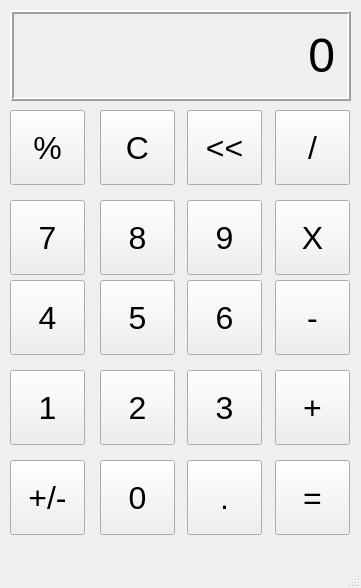
<?xml version="1.0" encoding="UTF-8"?>
<ui version="4.0">
 <class>MainWindow</class>
 <widget class="QMainWindow" name="MainWindow">
  <property name="geometry">
   <rect>
    <x>0</x>
    <y>0</y>
    <width>361</width>
    <height>588</height>
   </rect>
  </property>
  <property name="windowTitle">
   <string>calculator</string>
  </property>
  <widget class="QWidget" name="centralwidget">
   <widget class="QLabel" name="outputLabel">
    <property name="geometry">
     <rect>
      <x>10</x>
      <y>10</y>
      <width>341</width>
      <height>91</height>
     </rect>
    </property>
    <property name="font">
     <font>
      <pointsize>36</pointsize>
     </font>
    </property>
    <property name="frameShape">
     <enum>QFrame::Box</enum>
    </property>
    <property name="frameShadow">
     <enum>QFrame::Raised</enum>
    </property>
    <property name="lineWidth">
     <number>2</number>
    </property>
    <property name="text">
     <string>0</string>
    </property>
    <property name="alignment">
     <set>Qt::AlignRight|Qt::AlignTrailing|Qt::AlignVCenter</set>
    </property>
    <property name="margin">
     <number>10</number>
    </property>
   </widget>
   <widget class="QPushButton" name="percent_button">
    <property name="geometry">
     <rect>
      <x>10</x>
      <y>110</y>
      <width>75</width>
      <height>75</height>
     </rect>
    </property>
    <property name="font">
     <font>
      <pointsize>24</pointsize>
     </font>
    </property>
    <property name="text">
     <string>%</string>
    </property>
   </widget>
   <widget class="QPushButton" name="pushButton_2">
    <property name="geometry">
     <rect>
      <x>100</x>
      <y>110</y>
      <width>75</width>
      <height>75</height>
     </rect>
    </property>
    <property name="font">
     <font>
      <pointsize>24</pointsize>
     </font>
    </property>
    <property name="text">
     <string>X</string>
    </property>
   </widget>
   <widget class="QPushButton" name="pushButton_3">
    <property name="geometry">
     <rect>
      <x>187</x>
      <y>110</y>
      <width>75</width>
      <height>75</height>
     </rect>
    </property>
    <property name="font">
     <font>
      <pointsize>24</pointsize>
     </font>
    </property>
    <property name="text">
     <string>X</string>
    </property>
   </widget>
   <widget class="QPushButton" name="pushButton_4">
    <property name="geometry">
     <rect>
      <x>275</x>
      <y>110</y>
      <width>75</width>
      <height>75</height>
     </rect>
    </property>
    <property name="font">
     <font>
      <pointsize>24</pointsize>
     </font>
    </property>
    <property name="text">
     <string>X</string>
    </property>
   </widget>
   <widget class="QPushButton" name="c_button">
    <property name="geometry">
     <rect>
      <x>100</x>
      <y>110</y>
      <width>75</width>
      <height>75</height>
     </rect>
    </property>
    <property name="font">
     <font>
      <pointsize>24</pointsize>
     </font>
    </property>
    <property name="text">
     <string>C</string>
    </property>
   </widget>
   <widget class="QPushButton" name="arrow_button">
    <property name="geometry">
     <rect>
      <x>187</x>
      <y>110</y>
      <width>75</width>
      <height>75</height>
     </rect>
    </property>
    <property name="font">
     <font>
      <pointsize>24</pointsize>
     </font>
    </property>
    <property name="text">
     <string>&lt;&lt;</string>
    </property>
   </widget>
   <widget class="QPushButton" name="divide_button">
    <property name="geometry">
     <rect>
      <x>275</x>
      <y>110</y>
      <width>75</width>
      <height>75</height>
     </rect>
    </property>
    <property name="font">
     <font>
      <pointsize>24</pointsize>
     </font>
    </property>
    <property name="text">
     <string>/</string>
    </property>
   </widget>
   <widget class="QPushButton" name="seven_button">
    <property name="geometry">
     <rect>
      <x>10</x>
      <y>200</y>
      <width>75</width>
      <height>75</height>
     </rect>
    </property>
    <property name="font">
     <font>
      <pointsize>24</pointsize>
     </font>
    </property>
    <property name="text">
     <string>7</string>
    </property>
   </widget>
   <widget class="QPushButton" name="nine_button">
    <property name="geometry">
     <rect>
      <x>187</x>
      <y>200</y>
      <width>75</width>
      <height>75</height>
     </rect>
    </property>
    <property name="font">
     <font>
      <pointsize>24</pointsize>
     </font>
    </property>
    <property name="text">
     <string>9</string>
    </property>
   </widget>
   <widget class="QPushButton" name="multiply_button">
    <property name="geometry">
     <rect>
      <x>275</x>
      <y>200</y>
      <width>75</width>
      <height>75</height>
     </rect>
    </property>
    <property name="font">
     <font>
      <pointsize>24</pointsize>
     </font>
    </property>
    <property name="text">
     <string>X</string>
    </property>
   </widget>
   <widget class="QPushButton" name="eight_button">
    <property name="geometry">
     <rect>
      <x>100</x>
      <y>200</y>
      <width>75</width>
      <height>75</height>
     </rect>
    </property>
    <property name="font">
     <font>
      <pointsize>24</pointsize>
     </font>
    </property>
    <property name="text">
     <string>8</string>
    </property>
   </widget>
   <widget class="QPushButton" name="four_button">
    <property name="geometry">
     <rect>
      <x>10</x>
      <y>280</y>
      <width>75</width>
      <height>75</height>
     </rect>
    </property>
    <property name="font">
     <font>
      <pointsize>24</pointsize>
     </font>
    </property>
    <property name="text">
     <string>4</string>
    </property>
   </widget>
   <widget class="QPushButton" name="six_button">
    <property name="geometry">
     <rect>
      <x>187</x>
      <y>280</y>
      <width>75</width>
      <height>75</height>
     </rect>
    </property>
    <property name="font">
     <font>
      <pointsize>24</pointsize>
     </font>
    </property>
    <property name="text">
     <string>6</string>
    </property>
   </widget>
   <widget class="QPushButton" name="minus_button">
    <property name="geometry">
     <rect>
      <x>275</x>
      <y>280</y>
      <width>75</width>
      <height>75</height>
     </rect>
    </property>
    <property name="font">
     <font>
      <pointsize>24</pointsize>
     </font>
    </property>
    <property name="text">
     <string>-</string>
    </property>
   </widget>
   <widget class="QPushButton" name="five_button">
    <property name="geometry">
     <rect>
      <x>100</x>
      <y>280</y>
      <width>75</width>
      <height>75</height>
     </rect>
    </property>
    <property name="font">
     <font>
      <pointsize>24</pointsize>
     </font>
    </property>
    <property name="text">
     <string>5</string>
    </property>
   </widget>
   <widget class="QPushButton" name="one_button">
    <property name="geometry">
     <rect>
      <x>10</x>
      <y>370</y>
      <width>75</width>
      <height>75</height>
     </rect>
    </property>
    <property name="font">
     <font>
      <pointsize>24</pointsize>
     </font>
    </property>
    <property name="text">
     <string>1</string>
    </property>
   </widget>
   <widget class="QPushButton" name="three_button">
    <property name="geometry">
     <rect>
      <x>187</x>
      <y>370</y>
      <width>75</width>
      <height>75</height>
     </rect>
    </property>
    <property name="font">
     <font>
      <pointsize>24</pointsize>
     </font>
    </property>
    <property name="text">
     <string>3</string>
    </property>
   </widget>
   <widget class="QPushButton" name="plus_button">
    <property name="geometry">
     <rect>
      <x>275</x>
      <y>370</y>
      <width>75</width>
      <height>75</height>
     </rect>
    </property>
    <property name="font">
     <font>
      <pointsize>24</pointsize>
     </font>
    </property>
    <property name="text">
     <string>+</string>
    </property>
   </widget>
   <widget class="QPushButton" name="two_button">
    <property name="geometry">
     <rect>
      <x>100</x>
      <y>370</y>
      <width>75</width>
      <height>75</height>
     </rect>
    </property>
    <property name="font">
     <font>
      <pointsize>24</pointsize>
     </font>
    </property>
    <property name="text">
     <string>2</string>
    </property>
   </widget>
   <widget class="QPushButton" name="plus_minus_button">
    <property name="geometry">
     <rect>
      <x>10</x>
      <y>460</y>
      <width>75</width>
      <height>75</height>
     </rect>
    </property>
    <property name="font">
     <font>
      <pointsize>24</pointsize>
     </font>
    </property>
    <property name="text">
     <string>+/-</string>
    </property>
   </widget>
   <widget class="QPushButton" name="decimal_button">
    <property name="geometry">
     <rect>
      <x>187</x>
      <y>460</y>
      <width>75</width>
      <height>75</height>
     </rect>
    </property>
    <property name="font">
     <font>
      <pointsize>24</pointsize>
     </font>
    </property>
    <property name="text">
     <string>.</string>
    </property>
   </widget>
   <widget class="QPushButton" name="equal_button">
    <property name="geometry">
     <rect>
      <x>275</x>
      <y>460</y>
      <width>75</width>
      <height>75</height>
     </rect>
    </property>
    <property name="font">
     <font>
      <pointsize>24</pointsize>
     </font>
    </property>
    <property name="text">
     <string>=</string>
    </property>
   </widget>
   <widget class="QPushButton" name="zero_button">
    <property name="geometry">
     <rect>
      <x>100</x>
      <y>460</y>
      <width>75</width>
      <height>75</height>
     </rect>
    </property>
    <property name="font">
     <font>
      <pointsize>24</pointsize>
     </font>
    </property>
    <property name="text">
     <string>0</string>
    </property>
   </widget>
  </widget>
  <widget class="QMenuBar" name="menubar">
   <property name="geometry">
    <rect>
     <x>0</x>
     <y>0</y>
     <width>361</width>
     <height>21</height>
    </rect>
   </property>
  </widget>
  <widget class="QStatusBar" name="statusbar"/>
 </widget>
 <resources/>
 <connections/>
</ui>
